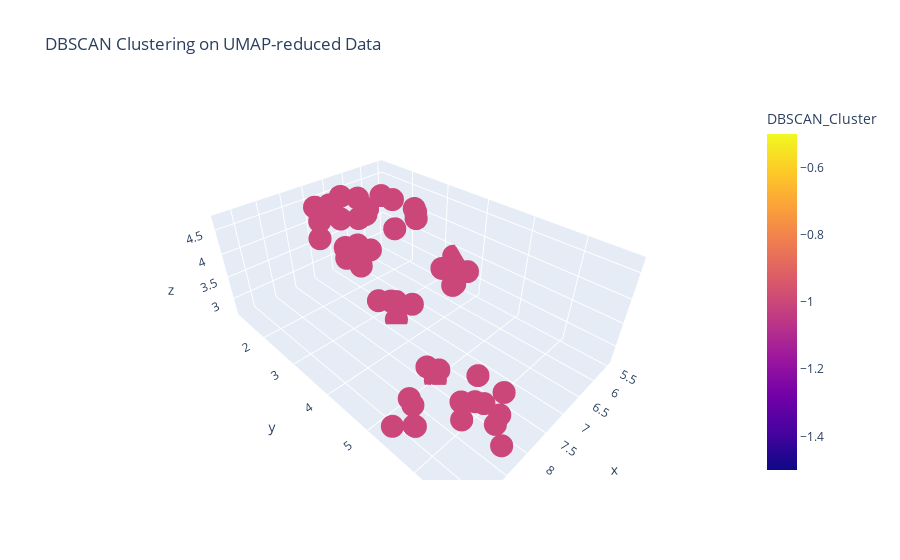

Notebook code cell kept with this figure:
### Code cell
from sklearn.cluster import DBSCAN
# Step 2: Apply DBSCAN clustering
dbscan = DBSCAN(eps=0.01, min_samples=5)  # You can tune these parameters
dbscan_labels = dbscan.fit_predict(embedding_3d)

# Step 3: Create a DataFrame with the DBSCAN labels and original states (if needed)
df_clustering = df_total_clustering.copy()  # Assuming 'user_state' is part of df_total_clustering
df_clustering['DBSCAN_Cluster'] = dbscan_labels

# Output the states in each cluster
for cluster in set(dbscan_labels):
    print(f"Cluster {cluster}:")
    print(df_clustering[df_clustering['DBSCAN_Cluster'] == cluster]['user_state'].tolist())

# Step 4: Visualize the clustering result in 3D with Plotly
fig = px.scatter_3d(df_clustering, x=embedding_3d[:, 0], y=embedding_3d[:, 1], z=embedding_3d[:, 2],
                    color='DBSCAN_Cluster', title="DBSCAN Clustering on UMAP-reduced Data")

fig.show()

### Figure 1 — Plotly figure (JSON) as saved in the notebook; plotly's stock layout.template omitted (floating-point values rounded to 4 significant figures)
{"data": [{"hovertemplate": "x=%{x}<br>y=%{y}<br>z=%{z}<br>DBSCAN_Cluster=%{marker.color}<extra></extra>", "legendgroup": "", "marker": {"color": [-1, -1, -1, -1, -1, -1, -1, -1, -1, -1, -1, -1, -1, -1, -1, -1, -1, -1, -1, -1, -1, -1, -1, -1, -1, -1, -1, -1, -1, -1, -1, -1, -1, -1, -1, -1, -1, -1, -1, -1, -1, -1, -1, -1, -1, -1, -1, -1, -1, -1], "coloraxis": "coloraxis", "symbol": "circle"}, "mode": "markers", "name": "", "scene": "scene", "showlegend": false, "type": "scatter3d", "x": [6.641, 7.162, 7.147, 7.111, 9.248, 7.828, 5.727, 7.287, 8.238, 6.531, 6.85, 6.599, 8.062, 8.451, 6.651, 6.717, 8.481, 7.539, 7.434, 8.473, 8.958, 6.033, 5.979, 7.011, 8.315, 6.975, 6.209, 7.745, 7.333, 7.925, 7.629, 8.165, 5.941, 7.036, 9.122, 6.367, 5.514, 8.786, 7.948, 8.473, 7.172, 5.707, 7.348, 7.436, 7.925, 5.6, 8.629, 7.02, 6.34, 7.269], "y": [1.946, 3.144, 2.188, 2.237, 5.432, 5.04, 3.34, 3.431, 6.478, 3.216, 1.278, 2.329, 6.137, 6.047, 2.754, 1.741, 6.255, 2.32, 2.627, 6.022, 5.606, 2.673, 3.423, 1.572, 6.563, 2.37, 2.224, 1.797, 2.968, 4.858, 1.682, 6.046, 3.702, 1.18, 5.74, 1.538, 3.335, 5.383, 6.37, 6.754, 1.796, 3.564, 3.501, 1.257, 5.056, 3.793, 5.147, 3.605, 3.012, 1.949], "z": [4.324, 2.907, 3.789, 4.374, 2.983, 2.819, 3.12, 2.671, 3.056, 4.513, 3.935, 4.716, 3.071, 2.965, 4.176, 4.516, 3.548, 3.911, 3.615, 3.347, 2.877, 4.371, 3.264, 3.426, 3.399, 3.678, 4.476, 4.01, 2.912, 2.827, 4.302, 3.66, 2.958, 4.288, 3.162, 3.963, 3.322, 3.01, 3.401, 3.071, 4.709, 2.817, 3.181, 4.396, 2.663, 3.182, 2.84, 2.996, 4.511, 3.428]}], "layout": {"coloraxis": {"colorbar": {"title": {"text": "DBSCAN_Cluster"}}, "colorscale": [[0, "#0d0887"], [0.1111, "#46039f"], [0.2222, "#7201a8"], [0.3333, "#9c179e"], [0.4444, "#bd3786"], [0.5556, "#d8576b"], [0.6667, "#ed7953"], [0.7778, "#fb9f3a"], [0.8889, "#fdca26"], [1, "#f0f921"]]}, "legend": {"tracegroupgap": 0}, "scene": {"domain": {"x": [0, 1], "y": [0, 1]}, "xaxis": {"title": {"text": "x"}}, "yaxis": {"title": {"text": "y"}}, "zaxis": {"title": {"text": "z"}}}, "title": {"text": "DBSCAN Clustering on UMAP-reduced Data"}}}
